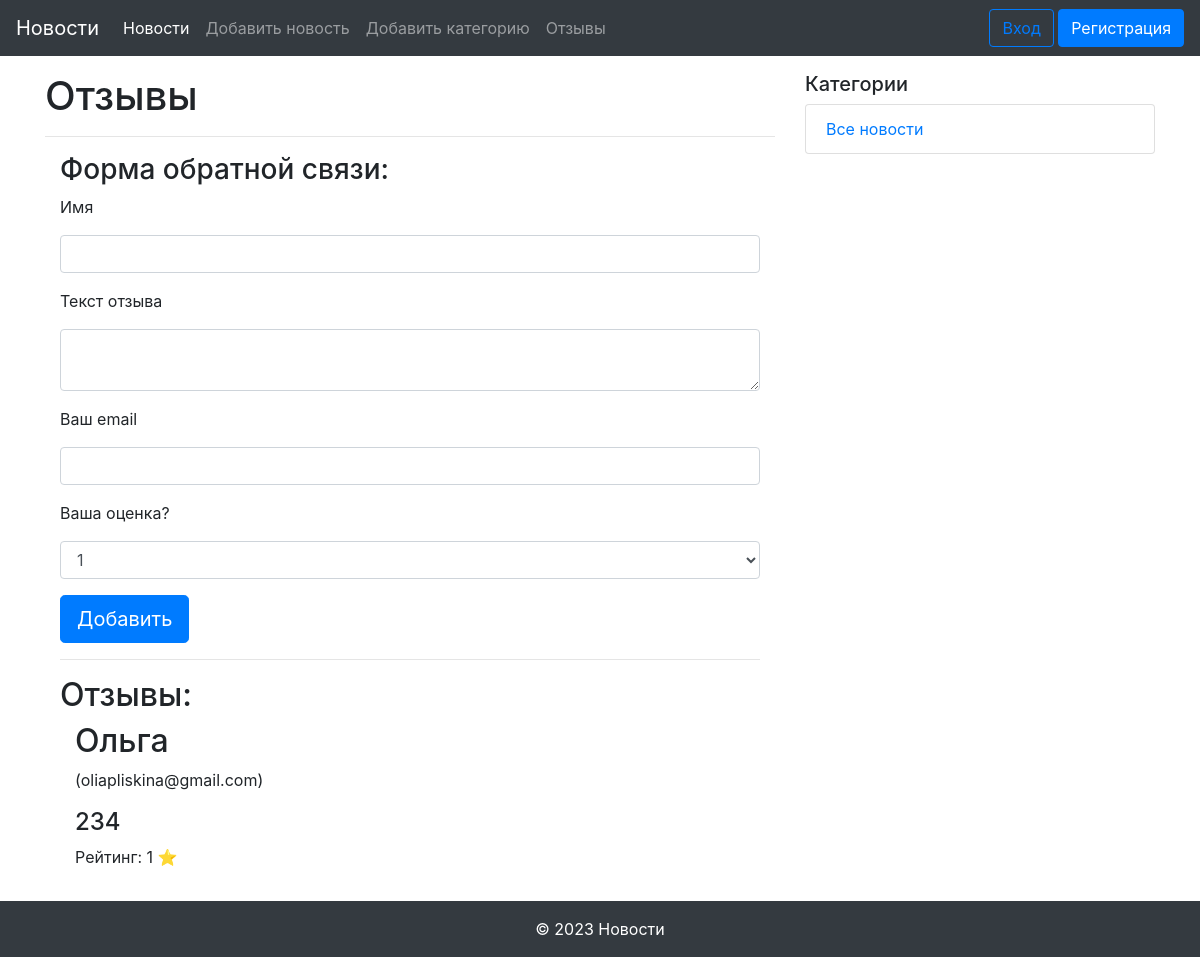
/feedback/, run on an earlier commit of the app's database.
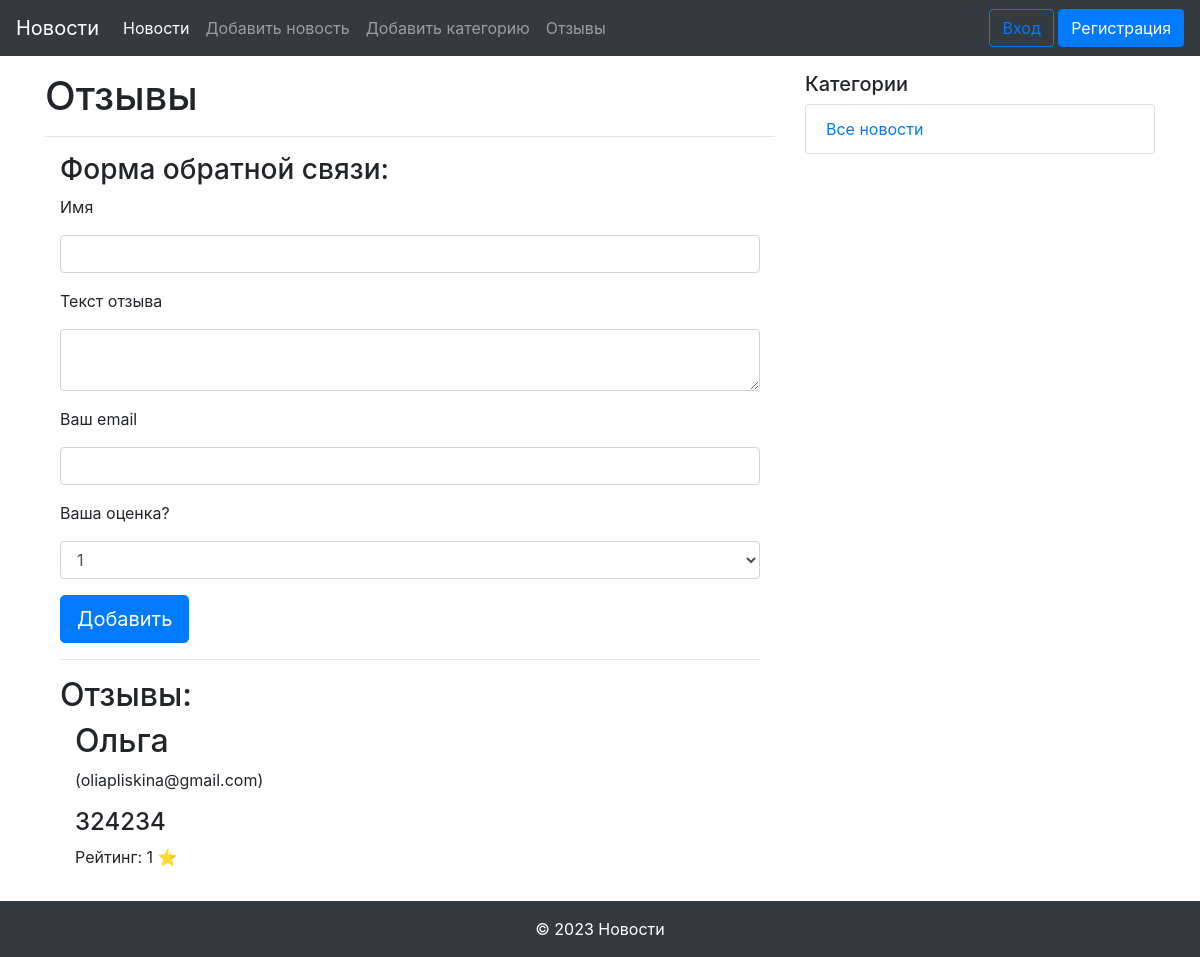
And on a later commit of the database.
### models.py (models this page shows, shortened)
class Feedback(db.Model):
    id = db.Column(db.Integer, primary_key=True)
    name = db.Column(db.String(255), nullable=False)
    text = db.Column(db.Text, nullable=False)
    email = db.Column(db.String(64), nullable=True)
    rating = db.Column(db.Integer, nullable=True)

### views.py (the view, shortened to what this page needs)
@app.route('/feedback/', methods=['GET', 'POST'])
def feedback():
    form = FeedbackForm()
    feedbacks = Feedback.query.all()
    return render_template('feedback.html', form=form, feedbacks=feedbacks)

### forms.py
class FeedbackForm(FlaskForm):
    name = StringField('Имя', validators=[DataRequired(message="Поле не должно быть пустым")])
    text = TextAreaField('Текст отзыва', validators=[DataRequired(message="Поле не должно быть пустым")])
    email = EmailField('Ваш email', validators=[Optional()])
    rating = SelectField('Ваша оценка?', choices=[1, 2, 3, 4, 5])
    submit = SubmitField('Добавить')

### templates/feedback.html (shortened to what this page needs)
{% extends "base.html" %}
{% block content %}
<!DOCTYPE html>
<html lang="ru">
<head>
    <link rel="stylesheet" href="{{ url_for('static', filename='css/bootstrap.min.css') }}">
</head>
<body>
<h1>Отзывы</h1>
<hr>
<div class="container my-3">
    <form action="" method="POST" novalidate>
        <h3>Форма обратной связи:</h3>
        <div class="form-group">
            <label>{{ form.name.label }}</label>
            {{ form.name(class="form-control") }}
        </div>
        <div class="form-group">
            <label>{{ form.text.label }}</label>
            {{ form.text(class="form-control") }}
        </div>
        <div class="form-group">
            <label>{{ form.email.label }}</label>
            {{ form.email(class="form-control") }}
        </div>
        <div class="form-group">
            <label>{{ form.rating.label }}</label>
            {{ form.rating(class="form-control") }}
        </div>
        {{ form.submit(class="btn btn-primary btn-lg") }}
    </form>
    <hr>
    <h2>Отзывы:</h2>
    {% for feedback in feedbacks %}
    <div class="col-md-5">
        <h2>{{ feedback.name }}</h2><p> ({{ feedback.email or 'No email' }})</p>
        <h4>{{ feedback.text }}</h4>
        <p>Рейтинг: {{ feedback.rating }} <span>⭐</span></p>
    </div>
    {% endfor %}
</div>
</body>
</html>
{% endblock content %}

What changed in the data, as far as the page shows it:
changed Feedback "Ольга": text "234" → "324234"
